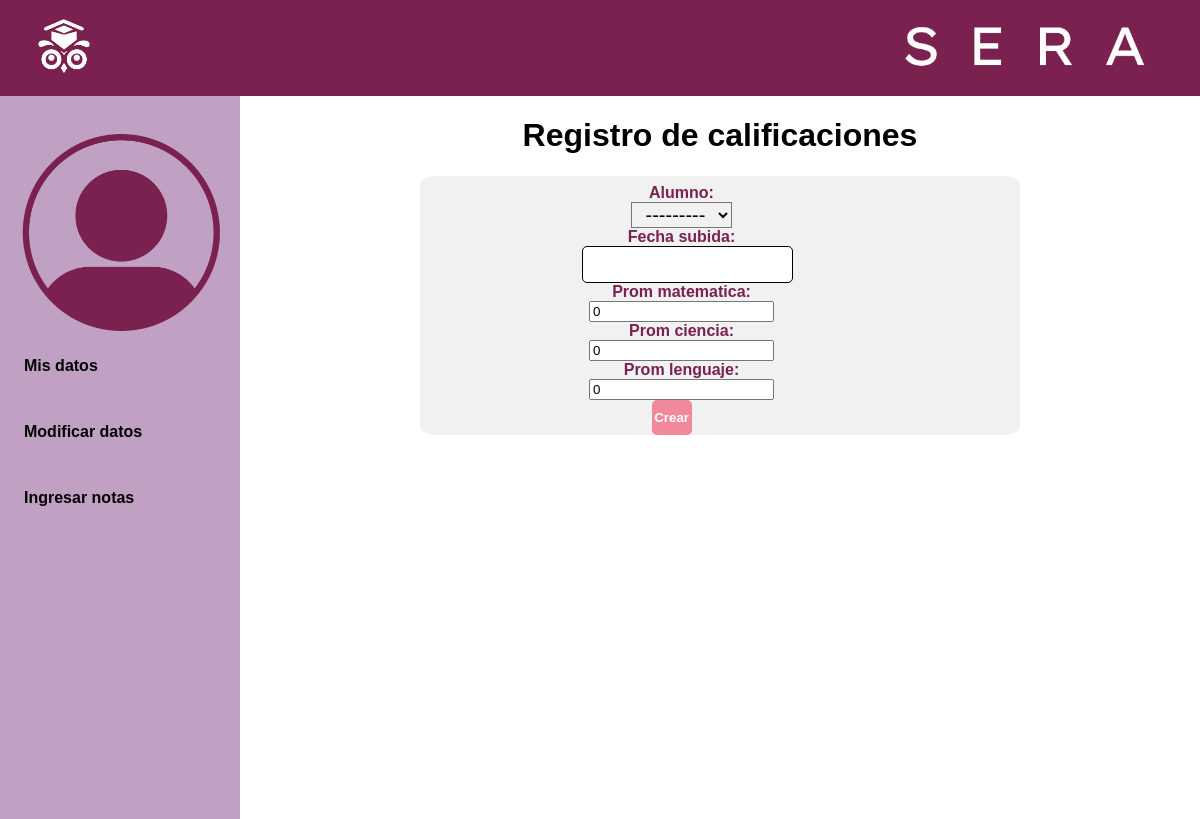
Page /create-notas (signed in) on the earlier database version.
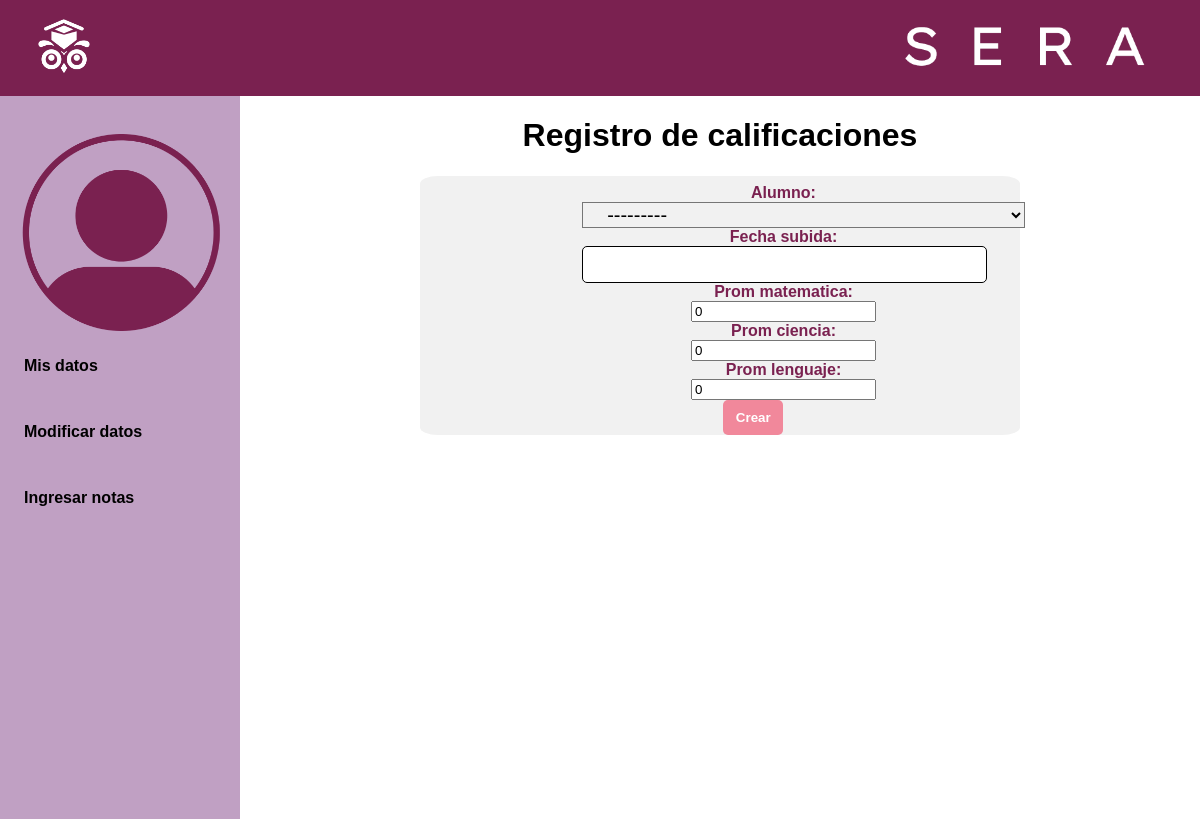
Same page on the later database version.
### main/models.py (models this page shows)
class HistorialAcademico(models.Model):
    alumno = models.ForeignKey(Alumno, on_delete=models.CASCADE)
    grado_academico = models.CharField(max_length=50)
    numero_repitencias = models.IntegerField(default=0)
    tiempo_estudio = models.IntegerField()  # Puedes ajustar este campo según tus necesidades
    preferencia_profesional = models.CharField(max_length=100)
    def __str__(self):
        return f"{self.alumno.documento_identidad}-{self.alumno.nombre} {self.alumno.apellidos} - {self.grado_academico}"

### main/views.py (the view)
# urls.py: path('create-notas',views.create_notas, name='create_notas'),
@login_required(login_url="/login")
def create_notas(request):
    if request.method == 'POST':
        form = ReporteNotasForm(request.POST)
        if form.is_valid():
            nota = form.save(commit=False)
            nota.save()
            return redirect("/docente")
    else:
        form = ReporteNotasForm()
    historiales_academicos = HistorialAcademico.objects.all()
    return render(request, 'main/create_notas.html', {'form': form, 'historiales_academicos': historiales_academicos})

### main/forms.py
class ReporteNotasForm(forms.ModelForm):
    class Meta:
        model = ReporteNotas
        fields = "__all__"

### main/templates/main/create_notas.html (shortened to what this page needs)
{% extends 'main/base.html' %}
{% block content %}
{% load static %}
<head>
    <link rel="stylesheet" href="{% static 'style.css' %}">
</head>
  <body class="body2">
    <header>
      <img src="{% static 'assets/SERA_LOGO_BLANCO.png' %}" alt="imagen-logo">
      <img src="{% static 'assets/SERA_TITULO_BLANCO.png' %}" alt="imagen-logo">
    </header>
    <div class="display-flex">
      <nav>
        <img src="{% static 'assets/ICONO_GENERAL_PERFIL.png' %}" alt="foto-persona">
        <a href="/docente" class="class-option">Mis datos</a>
        <a href="/editar-docente" class="class-option">Modificar datos</a>
        <a href="/create-notas" class="class-option">Ingresar notas</a>
      </nav>
      <main class="modification-main">
         <h1 class="color-title">Registro de calificaciones</h1>
          <div class="resultado-busqueda ">
            <div class="background-search padding">
              <div class="guardar-btn-container">
                <form method="post">
                  {% csrf_token %}{{form}}
                    <button type="submit" class="btn btn-success edit-button">Crear</button>
                </form>
             </div>
            </div>
          </div>
      </main>
    </div>
    {% endblock %}

Differences in the rows shown:
added HistorialAcademico: alumno "---------"
Other differences:
form field alumno: "---------" → (not shown)
